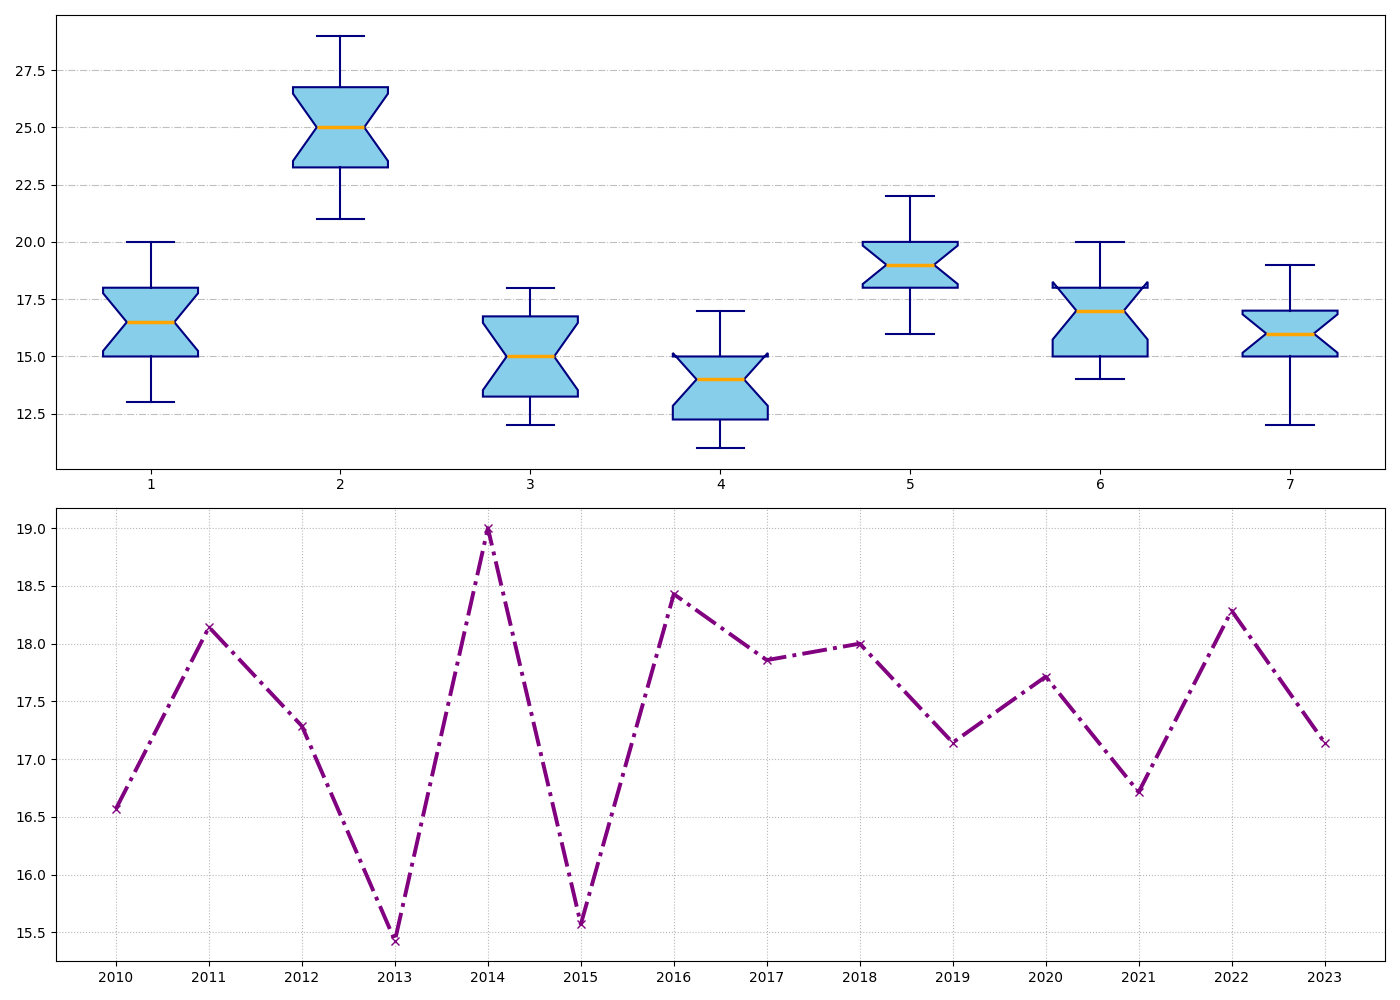

Generate this figure with Python:
import matplotlib.pyplot as plt

bordeaux_yields = [18, 14, 16, 13, 19, 15, 20, 18, 16, 17, 19, 13, 15, 18]
napa_valley_yields = [23, 24, 25, 21, 27, 23, 26, 28, 22, 24, 29, 25, 27, 26]
tuscany_yields = [14, 17, 16, 12, 17, 13, 15, 16, 18, 14, 15, 12, 18, 13]
rioja_yields = [13, 15, 16, 11, 17, 12, 14, 15, 16, 13, 12, 14, 11, 15]
marlborough_yields = [18, 21, 22, 16, 19, 17, 20, 18, 19, 21, 17, 20, 18, 19]
barossa_valley_yields = [15, 18, 14, 19, 17, 14, 18, 15, 17, 14, 18, 16, 20, 17]
piedmont_yields = [15, 18, 12, 16, 17, 15, 16, 15, 18, 17, 14, 17, 19, 12]

yield_data = [
    bordeaux_yields,
    napa_valley_yields,
    tuscany_yields,
    rioja_yields,
    marlborough_yields,
    barossa_valley_yields,
    piedmont_yields
]

fig, ax = plt.subplots(2, 1, figsize=(14, 10))

ax[0].boxplot(yield_data, patch_artist=True, notch=True,
              boxprops=dict(facecolor='skyblue', color='navy', linewidth=1.5),
              whiskerprops=dict(color='navy', linewidth=1.5),
              capprops=dict(color='navy', linewidth=1.5),
              medianprops=dict(color='orange', linewidth=2.5),
              flierprops=dict(marker='+', color='navy', alpha=0.7))

ax[0].grid(axis='y', linestyle='-.', alpha=0.8)

years = list(range(2010, 2024))
average_yields_per_year = [
    sum(yields) / len(yields) for yields in zip(*yield_data)
]

ax[1].plot(years, average_yields_per_year, marker='x', color='purple', linewidth=2.8, linestyle='-.')

ax[1].set_xticks(years)
ax[1].grid(linestyle=':', alpha=0.9)

plt.tight_layout()
plt.show()
